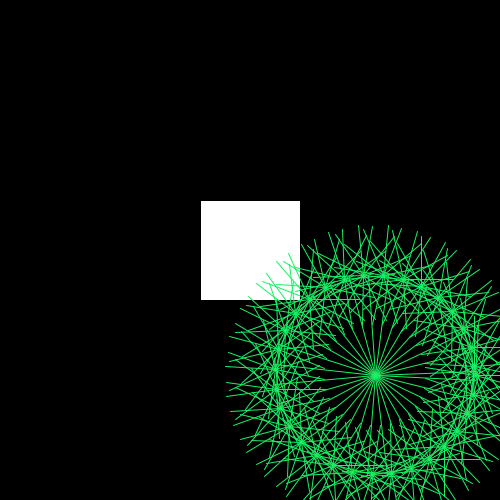
Frame 1 (no input)
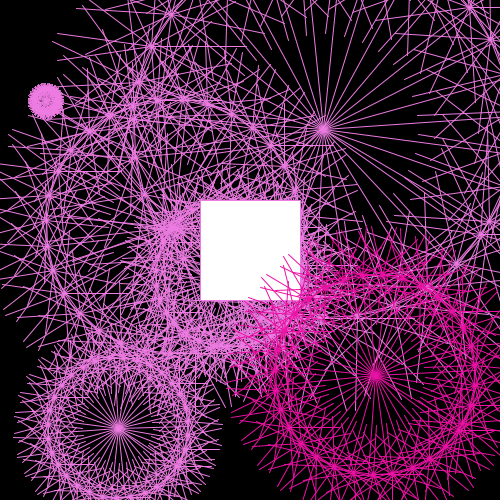
Frame 60 (the mouse pressed at the canvas centre just before this capture)
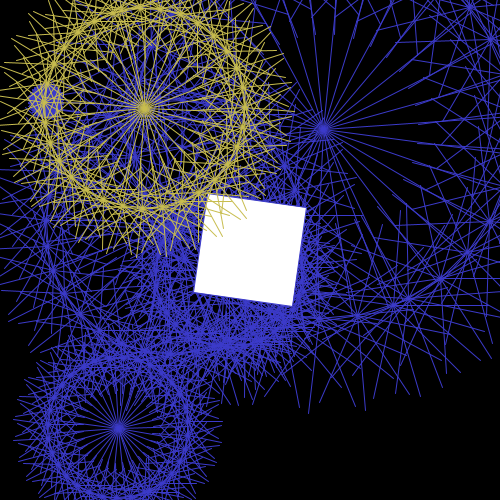
Frame 120 (the mouse held since frame 60 and released just before this capture)

The Processing sketch that drew these frames (run headless with seeded random() and noise(); from frame 60 on, the mouse is pressed at the canvas centre):

// Processing sketch: exercise05
// ── exercise05.pde
float theta = 0;
float spinSpeed = 0.1;
Mandala[] mandalas = new Mandala[5];
Mandala mainMandala;


void setup() {
  size(500, 500);
  //this allows for the window to be resized. 
  surface.setResizable(true); 
  //matrtrixSpinner = new 

//this array was addded to allow for new mandalas to be drawn randomly on the screen.
  for (int i = 0; i < mandalas.length; i++) {
    int x = floor(random (0, width));
    int y = floor(random(0, height));
    int size = floor(random(10,200));
    mandalas[i] = new Mandala(x,y,size);
  }
  
  mainMandala = new Mandala(width/4,height/4,100);
}




void draw() {
  background(0);
  
  //DRAWING THE MANDALA!
    for (int i = 0; i < mandalas.length; i++) {
      mandalas[i].draw();
    }
  
  
  
  //this places the rectangle in the middle of the screen 
  translate(width/2, height/2);
  rotate(theta);
  rectMode(CENTER);
  rect(0, 0, 100, 100);
  //this line controls the speed of the objects and allows for the mouse to correspond with the speed depending on where you move it onthe screen. 
  theta += (mouseX)/spinSpeed/1000;
  spinSpeed += 0.001;
  stroke(random(255), random(255), random(255));

//The main mandala that rotates with the rectangle is drawn using the mandala class.
  mainMandala.draw();
}


void mouseClicked() {
}
// ── Mandala.pde
class Mandala {

  int x;
  int y;
  int size;
  float theta;

  Mandala(int tempX, int tempY, int tempSize) {
    x = tempX;
    y = tempY;
    size = tempSize;
    theta = 0;
  }

  void draw() {
    for (float i = 0; i < TWO_PI; i += 0.2) {
      // all of the code baneath this is creating the mandala object. 
      pushMatrix();
      translate(x,y);
      rotate(theta + i);
      line(0, 0, size, 5);
      // From 0 to 360 degrees (2*PI radians)
      for (float j = 0; j < TWO_PI; j += 0.5) {
        // Push, translate, rotate!
        pushMatrix();
        translate(size, 0);
        rotate(-theta - j);
        line(0, 0, size/2, 0);
        popMatrix();
      }
      popMatrix();
    }
    theta += 0.01;
  }
}
